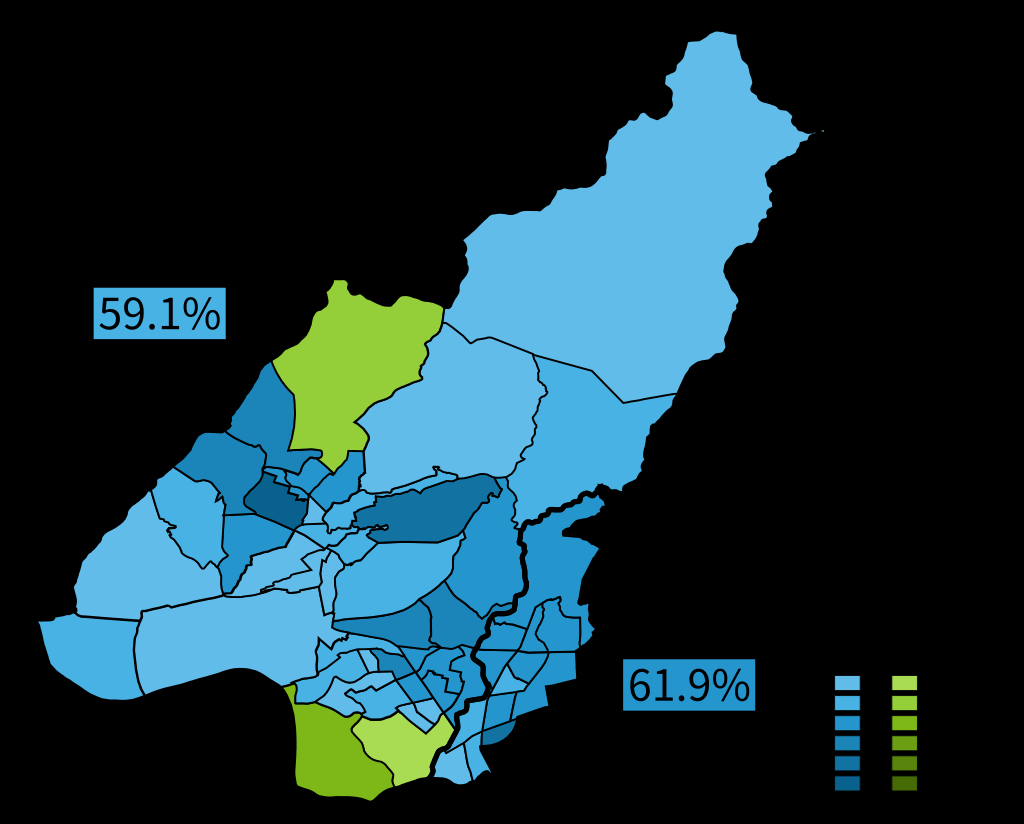
#> input picture test/test.png, 1024 x 824 px
$ python image_process_3.py
#> lines starting #> are read from the running program, lines starting #| are printed output that depends on the picture; after the words box and inside, x2 and y2 are one past the last pixel; in counts of white or black regions, pixels touching at a corner belong together
import cv2
import numpy as np

def find_largest_connected_component(image_path, output_path):
    # 读取图像
#> called with image_path = 'test.png', output_path = 'output_image_1.jpg'
    img = cv2.imread(image_path, cv2.IMREAD_GRAYSCALE)
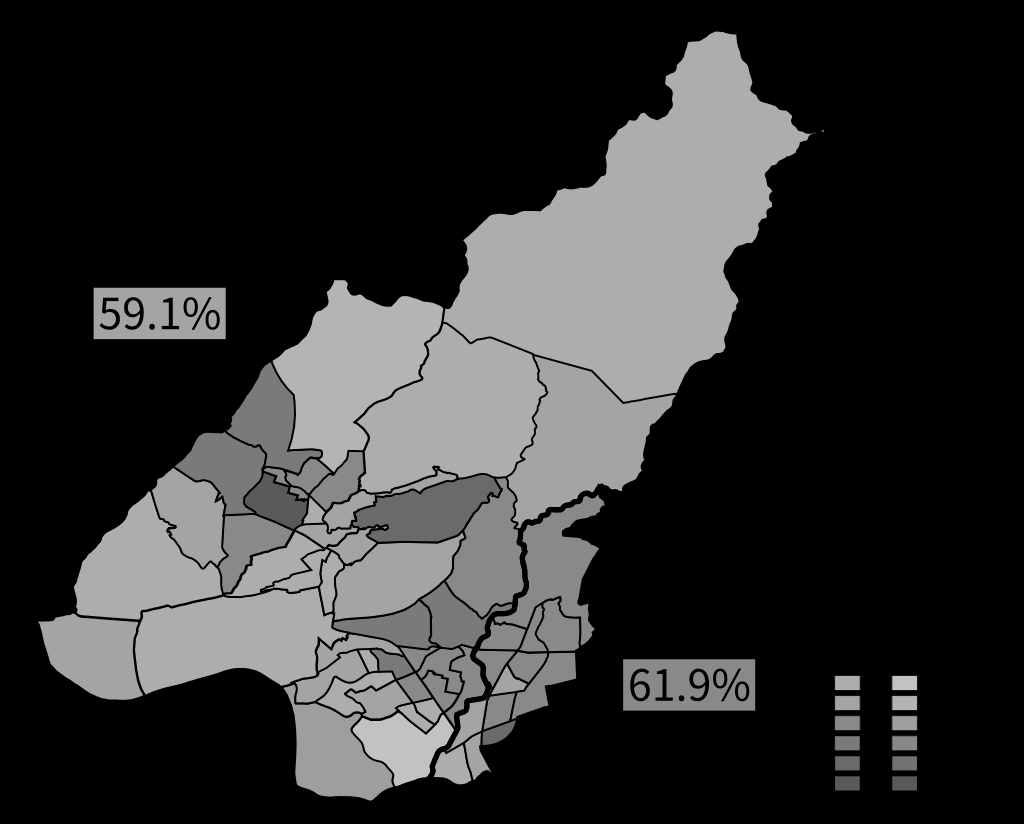
#> img: shape (824, 1024); min 0, max 194, mean 48.1

    # 自适应阈值化
    binary_img = cv2.adaptiveThreshold(img, 255, cv2.ADAPTIVE_THRESH_MEAN_C, cv2.THRESH_BINARY, 11, 2)
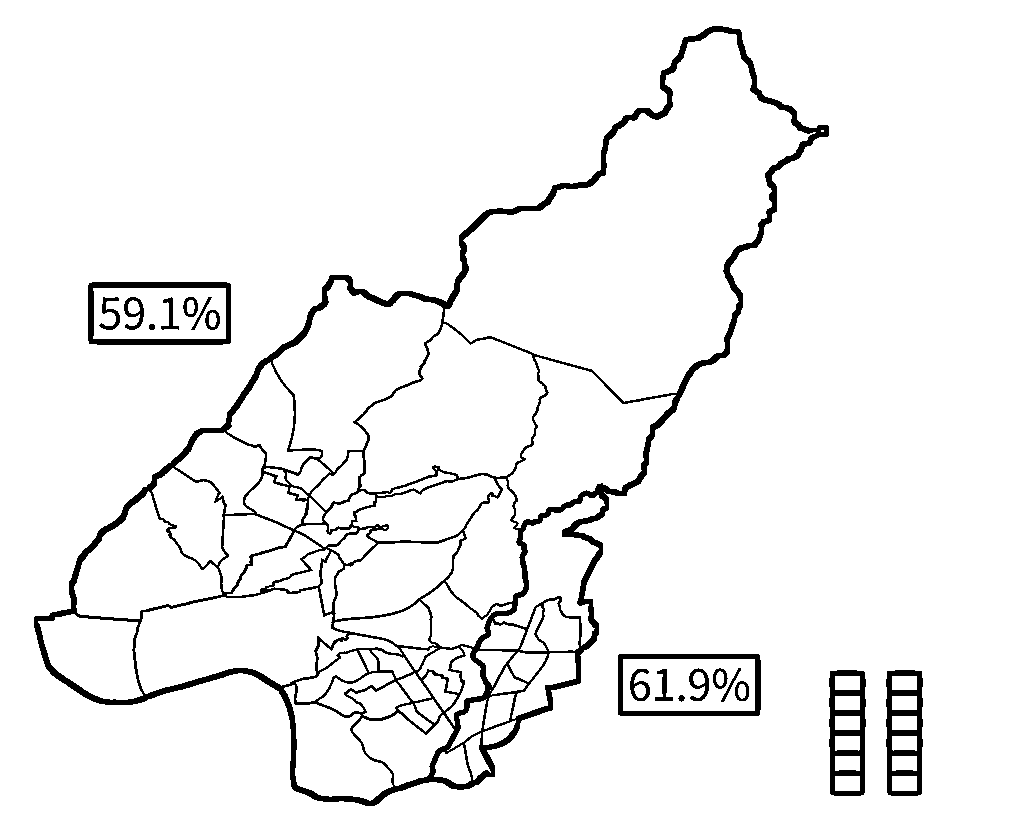
#> binary_img: shape (824, 1024); 94.7% white; 19 black regions, largest, box (x1, y1, x2, y2) and area: (34, 26, 829, 806) 33655, (886, 670, 923, 796) 2314, (829, 670, 866, 796) 2305

    # 反转二值化图像，确保轮廓为白色
    binary_img = 255 - binary_img

    # 连通区域分析
    _, labels, stats, centroids = cv2.connectedComponentsWithStats(binary_img)
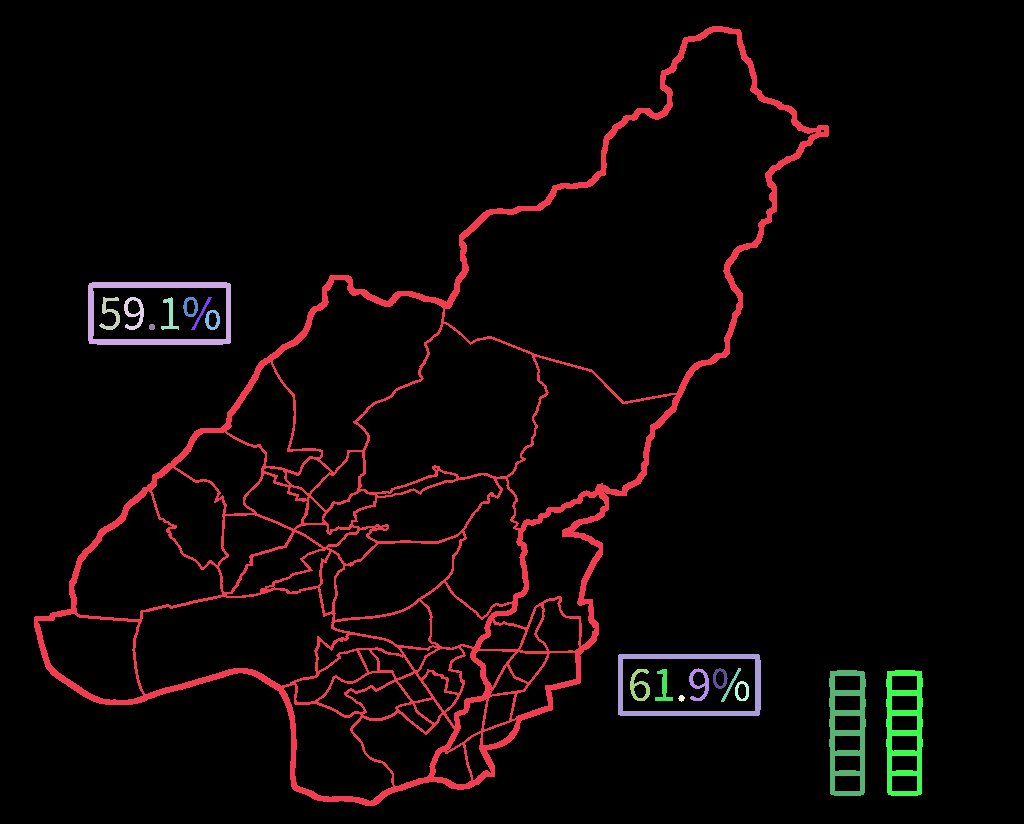
#> labels: shape (824, 1024) int32; 20 distinct labels, from 0 to 19; one colour per label, 0 black
#> stats = 20 rows, first 6: [0, 0, 1024, 824, 798902], [34, 26, 795, 780, 33655], [88, 282, 143, 63, 2239], [99, 297, 21, 33, 256], [124, 297, 20, 33, 288], [161, 297, 18, 33, 193]; centroids = 20 rows, first 8: [513.6, 405.1], [430.5, 502.8], [157.8, 312.9], [109.9, 313.2], [133.9, 312.6], [169.6, 314.7], [190.1, 306.4], [201.2, 312.8]

    # 找到最大的连通区域
    max_label = 1  # 默认第一个连通区域
    max_area = stats[max_label, cv2.CC_STAT_AREA]
#> max_area = 33655

    for label in range(2, len(stats)):
        area = stats[label, cv2.CC_STAT_AREA]
        if area > max_area:
            max_label = label
            max_area = area
#> this loop made 18 passes
#> area on passes 1 to 12: 2239, 256, 288, 193, 148, 104, 148, 32, 1985, 282, 219, 284
#> after the loop, max_area = 33655; max_label = 1

    # 创建一个只包含最大连通区域的掩码
    mask = np.zeros_like(binary_img)
    mask[labels == max_label] = 255

    # 在原图上绘制最大连通区域
    result = cv2.bitwise_and(img, img, mask=mask)
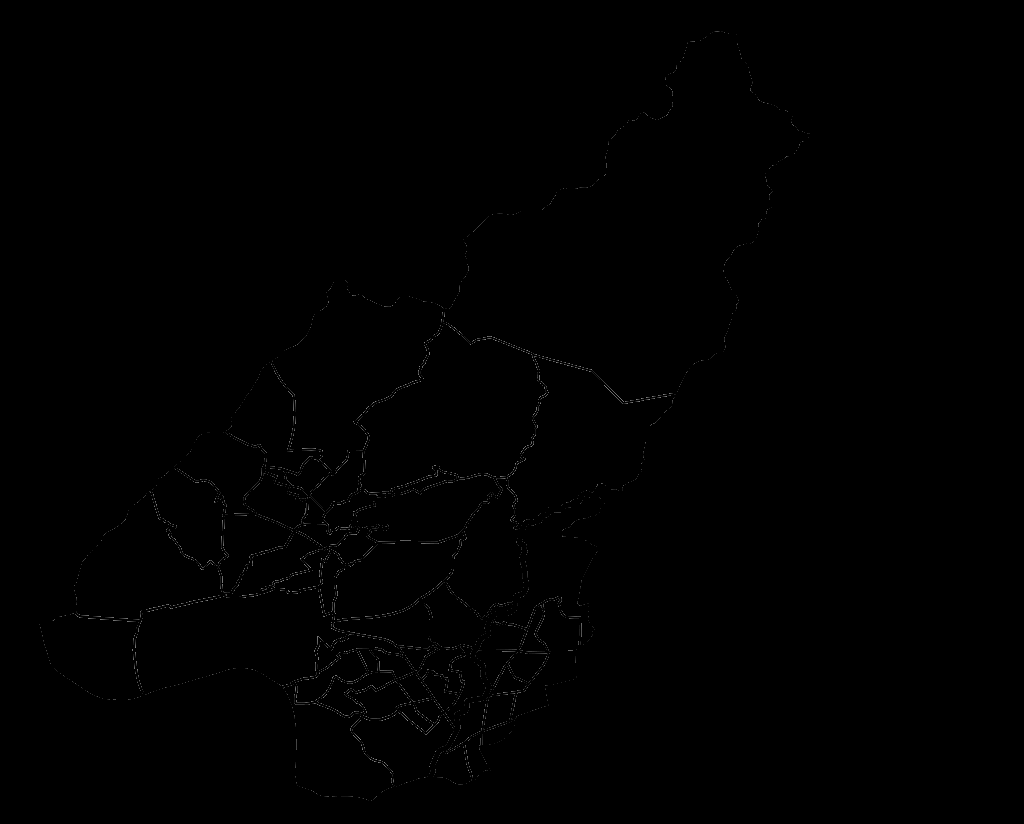
#> result: shape (824, 1024); min 0, max 144, mean 0.5

    # 保存结果
    cv2.imwrite(output_path, result)

# 例子：找到一张图像的最大连通区域并保存（使用自适应阈值）
find_largest_connected_component("test.png", "output_image_1.jpg")
